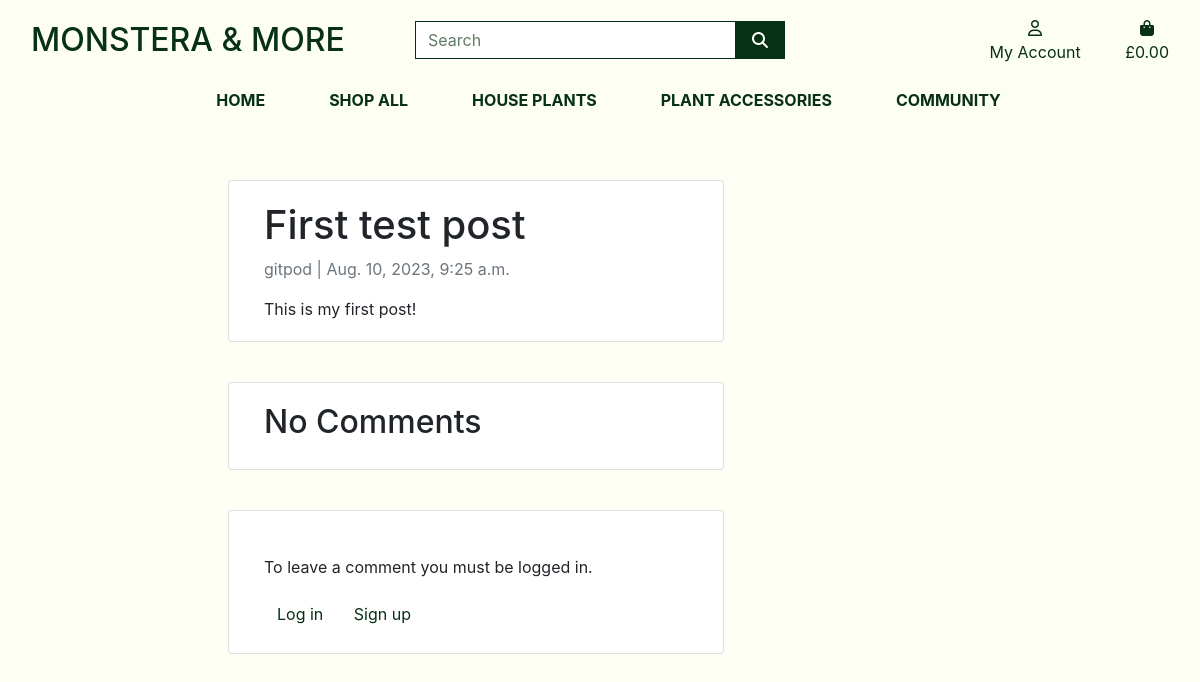
Page /blog/first-test-post/ on the committed database.
### blog/models.py (models this page shows, shortened)
class Post(models.Model):
    title = models.CharField(max_length=200, unique=True)
    slug = models.SlugField(max_length=200, unique=True)
    author = models.ForeignKey(User, on_delete= models.CASCADE,related_name='blog_posts')
    content = models.TextField()
    created_on = models.DateTimeField(auto_now_add=True)
    status = models.IntegerField(choices=STATUS, default=0)
    class Meta:
        ordering = ['-created_on']

### blog/views.py (the view)
# urls.py: path('<slug:slug>/', views.PostDetail, name='post_detail'),
def PostDetail(request, slug):
    template_name = "blog/post_detail.html"
    post = get_object_or_404(Post, slug=slug)
    comments = post.comments.filter(active=True).order_by("-created_on")
    new_comment = None
    if request.method == "POST":
        comment_form = CommentForm(data=request.POST)
        if comment_form.is_valid():
            new_comment = comment_form.save(commit=False)
            new_comment.post = post
            new_comment.save()
    else:
        comment_form = CommentForm()
    return render(
        request,
        template_name,
        {
            "post": post,
            "comments": comments,
            "new_comment": new_comment,
            "comment_form": comment_form,
        },
    )

### blog/forms.py
class CommentForm(forms.ModelForm):
    class Meta:
        model = Comment
        fields = ('name', 'email', 'body')

### bag/contexts.py (called while the page is built, shortened)
def bag_contents(request):
    bag_items = []
    total = 0
    product_count = 0
    bag = request.session.get('bag', {})
    if total < settings.FREE_DELIVERY_THRESHOLD:
        delivery = total * Decimal(settings.STANDARD_DELIVERY_PERCENTAGE / 100)
        free_delivery_delta = settings.FREE_DELIVERY_THRESHOLD - total
    else:
        delivery = 0
        free_delivery_delta = 0
    grand_total = delivery + total
    context = {
        'bag_items': bag_items,
        'total': total,
        'product_count': product_count,
        'delivery': delivery,
        'free_delivery_delta': free_delivery_delta,
        'free_delivery_threshold': settings.FREE_DELIVERY_THRESHOLD,
        'grand_total': grand_total,
    }
    return context

### blog/templates/blog/post_detail.html (shortened to what this page needs)
{% extends "base.html" %}
{% load static %}
{% block page_header %}
<div class="container header-container">
</div>
{% endblock %}
{% block content %}
<div class="container">
  <div class="container">
    <div class="row">
      <div class="col-md-8 card mb-4  mt-3 left  top">
        <div class="card-body">
          <h1>{% block title %} {{ post.title }} {% endblock title %}</h1>
          <p class=" text-muted">{{ post.author }} | {{ post.created_on }}</p>
          <p class="card-text ">{{ post.content | safe }}</p>
        </div>
      </div>
      <div class="col-md-8 card mb-4  mt-3 ">
        <div class="card-body">
          {% if comments.count == 0 %}
            <h2>No Comments</h2>
          {% elif comments.count >= 2 %}
            <h2>{{ comments.count }} Comments</h2>
          {% else %}
            <h2>{{ comments.count }} Comment</h2>
          {% endif %}
        </div>
      </div>
      <div class="col-md-8 card mb-4  mt-3 ">
        <div class="card-body">
          {% if user.is_authenticated %}
            {% if new_comment %}
              <div class="alert alert-success" role="alert">
              Your comment has been submitted and is awaiting approval. Check back soon.
              </div>
            {% else %}
              <h3>Leave a comment</h3>
              <form method="post" action="{% url 'post_detail' post.slug %}">
              {{ comment_form | crispy }}
              {% csrf_token %}
              <button class="btn btn-black rounded-0 btn-lg text-uppercase" type="submit" aria-label="Submit a comment button">Submit<span class="icon">
                <i class="fa-solid fa-plus"></i>
            </span></button>
              </form>
            {% endif %}
          {% else %}
          <div class="mt-4">
            <p>To leave a comment you must be logged in. </p>
            <a class="btn btn-outline-black rounded-0" href="{% url 'account_login' %}">Log in</a>
            <a class="btn btn-outline-black rounded-0" href="{% url 'account_signup' %}">Sign up</a>
          </div>
          {% endif %}
        </div>
      </div>
    </div>
  </div>
  {% endblock %}

### static/css/base.css (style rules this page uses)
html { height: 100%; }
body { background-image: url('/media/hero-plant.jpg'); background-color: #FDFFF4; height: 100vh; background-position: 1% 1%; }
a { color:#073014 ; }
.btn-outline-black { background: white; color: #073014 !important; border: 1px solid 073014; }
@media (min-width: 1200px) { .container { max-width: 80%; } }
@media (min-width: 992px) { .header-container { padding-top: 164px; } }

### rows in the picture
Post: title "First test post", author "gitpod", created_on "Aug. 10, 2023, 9:25 a.m.", content "This is my first post!"
